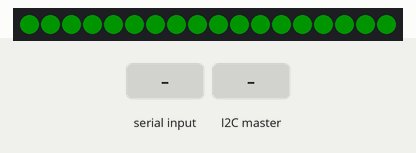
Bench run of a sketch on a simulated Arduino Nano, built with avr-gcc and run on an emulated ATmega328P. On the bench: 18 RGB LEDs in strip order, left to right. The inputs (shaded band) are chosen by the test bench. Dim RGB values are drawn brighter than linear; the strip is taken to match the declared colour order.

Above: at 1.2 s.
1.3 s: byte 5 (5) received over Serial
At 1.66 s:
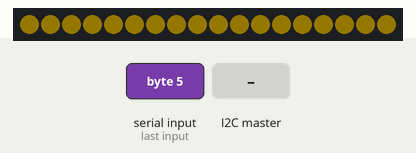
3.5 s: the I2C master sends the byte 2
At 4.9 s:
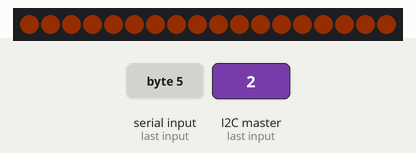
5.2 s: byte 3 (3) received over Serial
At 6.2 s:
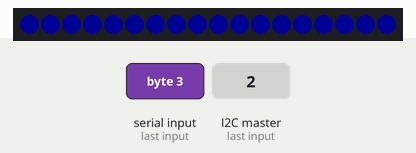
6.8 s: byte 6 (6) received over Serial
At 7.04 s:
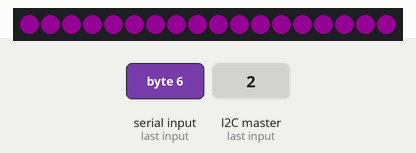
9.1 s: byte 8 (8) received over Serial
At 9.27 s:
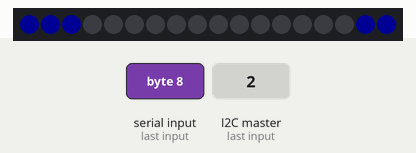
11.1 s: the I2C master sends the byte 90
At 12.2 s:
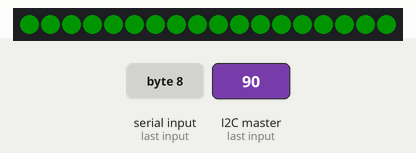
Timing chart, 0 to 13.8 s (numbered marks = the images above; inputs shaded):
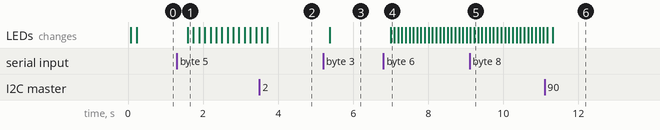

The sketch:

LEDs.ino
```cpp
// How to set up (aka what to do if LEDs are not working):
// #1 Make sure the correct board is selected (Arduino Nano), the right comm is selected (changes per pc)
// #2 LED_PIN (check on the board to see what the LEDs are plugged into and change the constant)
// #3 What the type of LEDs they are, though we usually use Neopixels they might be different, check with electrical,
// 	  the other type is making sure that the pixel type flags are correct (whether the original LEDs are RBG, BRG, GRB, etc)
// #4 Try to change the bootloader (you can find this in the IDE under Tools -> Processor)
// #5 Is the Bitstream right?
// #6 The code itself is likely fine so try not to touch that, if anything change the inline commmands in RobotContainer
// #7 It should tell you if it isn't but just in case make sure your libraries are downloaded and updated

#include <Adafruit_NeoPixel.h>
#include <Wire.h>
// Which pin on the Arduino is connected to the NeoPixels?
// On a Trinket or Gemma we suggest changing this to 1:
#define LED_PIN 5

// How many NeoPixels are attached to the Arduino?
#define LED_COUNT 18

// Declare our NeoPixel strip object:
// Argument 1 = Number of pixels in NeoPixel strip
// Argument 2 = Arduino pin number (most are valid)
// Argument 3 = Pixel type flags, add together as needed, refer to Adafruit_NeoPixel.h
Adafruit_NeoPixel strip(LED_COUNT, LED_PIN, NEO_BRG + NEO_KHZ800);

/*
 * for additional flags(in the event the LEDs don't display the color you want, you
 * probably need a different bitstream):
 * NEO_KHZ800  800 KHz bitstream (most NeoPixel products w/WS2812 LEDs)
 * NEO_KHZ400  400 KHz (classic 'v1' (not v2) FLORA pixels, WS2811 drivers)
 * NEO_BRG     Pixels are wired for BRG bitstream (whatever LED Strip 2023 uses)
 * NEO_GRB     Pixels are wired for GRB bitstream (most NeoPixel products)
 * NEO_RGB     Pixels are wired for RGB bitstream (v1 FLORA pixels, not v2)
 * NEO_RGBW    Pixels are wired for RGBW bitstream (NeoPixel RGBW products)
 */

// Do not use old bootloader

/**
 * @brief Shorthand for creating colors in RGB format
 * @param r Red, 0-255
 * @param g Green, 0-255
 * @param b Blue, 0-255
 * @return The color
 */
uint32_t color(int r, int g, int b) {
	return Adafruit_NeoPixel::Color(r, g, b);
}
// frame variable, changes from loop
int colorIndex = 0;
// pattern led strips are on, read in from master/robot
int pattern = 0;
uint32_t teamColor = color(0, 255, 0);
uint32_t noteColor = color(255, 77, 0);
uint32_t offColor = color(0, 0, 0);

/// @brief An array of 6 colors in rainbow order(ROY G BV)
uint32_t RainbowColor[] = {
    color(255, 0, 0),
    color(255, 165, 0),
    color(255, 255, 0),
    color(0, 255, 0),
    color(0, 0, 255),
    color(148, 0, 211)};

void setup() {
	strip.begin();

	strip.setBrightness(20);  // Set BRIGHTNESS to about 1/5 (max = 255)

	Serial.begin(9600);
	Wire.begin(0x18);
	Wire.onReceive(receiveEvent);
}

void loop() {
	switch (pattern) {  // sets up lights to patterns
		                // note: every function returns a color based on colorIndex, the pixel index, and optional color parameters.
		                // the for loops set the pixels to have their corresponding colors based on the pattern function on the colorIndex frame
		case 0:         // reset code
			colorIndex = 0;
			pattern = -1;
		case 1:  // RainbowPartyFunTime!!
			for (int i = 0; i < LED_COUNT; i++) {
				strip.setPixelColor(i, RainbowPartyFunTime(colorIndex, i));
			}
			delay(75);
			break;
		case 2:  // orange color -> Left Trigger -> Intake down  / Intake forward / Index forward w/ Sensor + Orange LED (Rest of Drive Team)
			for (int i = 0; i < LED_COUNT; i++) {
				strip.setPixelColor(i, noteColor);
			}
			delay(150);
			break;
		case 3:  // blue -> after all shoot commands (ready to shoot) (Rest of Drive Team)
			for (int i = 0; i < LED_COUNT; i++) {
				strip.setPixelColor(i, color(0, 0, 255));
			}
			delay(150);
			break;
		case 5:  // yellow -> Coop LED (HP Command)
			for (int i = 0; i < LED_COUNT; i++) {
				strip.setPixelColor(i, BlinkingLights(colorIndex, color(255, 200, 0), color(0, 0, 0)));
			}
			delay(150);
			break;
		case 6:  // purple -> Amp LED (HP Command)
			for (int i = 0; i < LED_COUNT; i++) {
				strip.setPixelColor(i, BlinkingLights(colorIndex, color(255, 0, 255), color(0, 0, 0)));
			}
			delay(100);
			break;
		case 7:  // Red, for when HP should drop a note (HP Command)
			for (int i = 0; i < LED_COUNT; i++) {
				strip.setPixelColor(i, BlinkingLights(colorIndex, color(255, 0, 0), color(0, 0, 0)));
			}
			delay(100);
			break;
		case 8:
			for (int i = 0; i < LED_COUNT / 2; i++) {
				strip.setPixelColor(i, ProgressBar(colorIndex, i, LED_COUNT / 2, color(0, 0, 255)));
			}
			for (int i = LED_COUNT / 2 - 1; i < LED_COUNT; i++) {
				strip.setPixelColor(i, ProgressBar(colorIndex, 18 - i, LED_COUNT / 2, color(0, 0, 255)));
			}
			delay(100);
			break;
		default:  // display team color
			for (int i = 0; i < LED_COUNT; i++) {
				strip.setPixelColor(i, teamColor);
			}
			delay(150);
			break;
	}
	strip.show();
	colorIndex++;  // next frame
}

void receiveEvent(int bytes) {
	byte x = Wire.read();
	pattern = x;
}

void serialEvent() {
	pattern = Serial.read();
}
// /**
//  * @brief Makes LEDs cycle through the colors of the rainbow
//  * @param x The number to control the color. Use colorIndex
//  * to have the entire strip cycle through the rainbow, or LED number
//  * to have the individual LEDs be different colors of the rainbow
//  * @return The color
//  */
// uint32_t SuperRainbowPartyFunTime(int x) {
// 	return RainbowColor[x % 6];
// }

/**
 * @brief Makes the LED strip display all the colors of the rainbow while the rainbow moves
 * @param c The colorIndex
 * @param i LED number
 * @return The color
 */
uint32_t RainbowPartyFunTime(int c, int i) {
	return RainbowColor[(c + i) % 6];
}

/**
 * @brief Makes individual LEDs switch back and forth between two colors
 * @param c Color index
 * @param i LED number
 * @param color1 A color
 * @param color2 The other color
 * @return The color that the LED should show
 */
uint32_t TheaterLights(int c, int i, uint32_t color1, uint32_t color2) {  // pixel on color 1 or 2 depending on frame
	if (i % 2 == c % 2) {
		return color1;
	}
	return color2;
}

/**
 * @brief Makes LEDs switch back and forth between colors,
 * using color index will make the whole strip alternate colors,
 * using LED number will make even numbered LEDs one color, and odd numbered LEDs another color
 * @param x A number determining the color to use
 * @param color3 A color
 * @param color4 The other color
 * @return The color for the LED
 */
uint32_t BlinkingLights(int x, uint32_t color3, uint32_t color4) {
	if (x % 2 == 0) {
		return color3;
	}
	return color4;
}

uint32_t ProgressBar(int colorIndex, int i, int ledCount, uint32_t ledColor) {
	int total = ledCount * 2;
	int ledRange = colorIndex % ledCount;
	// First half
	if ((colorIndex % total) < ledCount) {
		if (ledRange >= i) {
			return ledColor;
		}
		return color(0, 0, 0);
	}
	if (ledRange < ledCount - i - 1) {
		return ledColor;
	}
	return color(0, 0, 0);
}
```

Measured:
- after the input at 1.3 s, the LEDs: change after 0.29 s (image 1)
- after the input at 3.5 s, the LEDs: first differ from a run without the input after 0.21 s (image 2)
- after the input at 5.2 s, the LEDs: change after 0.18 s (image 3)
- after the input at 6.8 s, the LEDs: change after 0.19 s (image 4)
- after the input at 9.1 s, the LEDs: first differ from a run without the input after 0.13 s (image 5)
- after the input at 11.1 s, the LEDs: first differ from a run without the input after 0.22 s (image 6)
